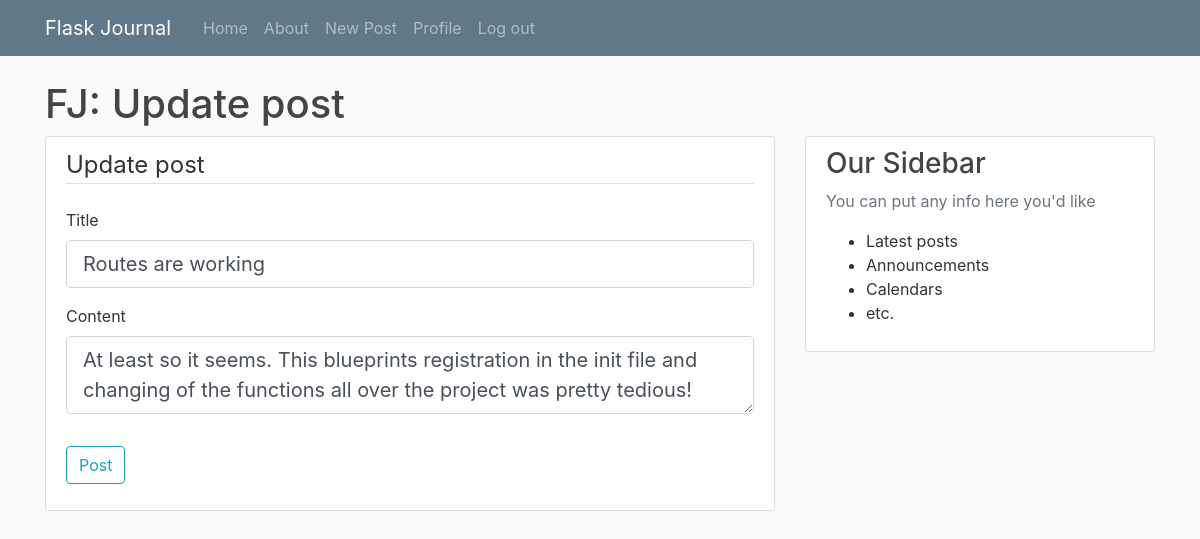
Page /post/13/update (signed in) on the committed database.
### flaskjournal/models.py (models this page shows, shortened)
class Post(db.Model):
	id = db.Column(db.Integer, primary_key=True)
	title = db.Column(db.String(100), nullable=False)
	date_posted = db.Column(db.DateTime, nullable=False, default=datetime.utcnow)
	content = db.Column(db.Text, nullable=False)
	user_id = db.Column(db.Integer, db.ForeignKey('user.id'), nullable=False)

### flaskjournal/posts/routes.py (the view)
@posts.route('/post/<int:post_id>/update', methods=['GET', 'POST'])
@login_required
def update_post(post_id):
	post = Post.query.get_or_404(post_id)
	if post.author != current_user:
		abort(403)
	form = PostForm()
	if form.validate_on_submit():
		post.title = form.title.data
		post.content = form.content.data
		db.session.commit()
		flash('Your post has been updated', 'success')
		return redirect(url_for('posts.post', post_id=post.id))
	elif request.method == 'GET':
		form.title.data = post.title
		form.content.data = post.content
	return render_template('create_post.html', title='Update post', form=form, legend='Update post')

### flaskjournal/posts/forms.py
class PostForm(FlaskForm):
	title = StringField('Title', validators=[DataRequired()])
	content = TextAreaField('Content', validators=[DataRequired()])
	submit = SubmitField('Post')

### flaskjournal/models.py (called while the page is built)
@login_manager.user_loader
def load_user(user_id):
	return User.query.get(int(user_id))

### flaskjournal/templates/create_post.html (shortened to what this page needs)
{% extends 'layout.html' %}
{% block maincontent %}
<section class="content-section">
	<form method="POST" action="">
		<fieldset class="form-group">
			<legend class="border-bottom mb-4">{{legend}}</legend>
			<div class="form-group">
				{{ form.title.label(class="form-control-label") }}
				{% if form.title.errors %}
					{{ form.title(class="form-control form-control-lg is-invalid") }}
					<div class="invalid-feedback">
						{% for error in form.title.errors %}
							<span>{{ error }}</span>
						{% endfor %}
					</div>
				{% else %}
					{{ form.title(class="form-control form-control-lg") }}
				{% endif %}
			</div>
			<div class="form-group">
				{{ form.content.label(class="form-control-label") }}
				{% if form.content.errors %}
					{{ form.content(class="form-control form-control-lg is-invalid") }}
					<div class="invalid-feedback">
						{% for error in form.content.errors %}
							<span>{{ error }}</span>
						{% endfor %}
					</div>
				{% else %}
					{{ form.content(class="form-control form-control-lg") }}
				{% endif %}
			</div>
		</fieldset>
		<div class="form-group">
			{{ form.submit(class="btn btn-outline-info") }}
		</div>
	</form>
</section>
{% endblock maincontent %}

### flaskjournal/static/main.css (style rules this page uses)
body { background: #fafafa; color: #333333; margin-top: 5rem; }
.content-section { background: #ffffff; padding: 10px 20px; border: 1px solid #dddddd; border-radius: 3px; margin-bottom: 20px; }

### rows in the picture
Post: title "Routes are working", content "At least so it seems. This blueprints registration in the init file and changing of the functions all over the project was pretty tedious!"

### other values in the picture
{{ title }} "Update post"
{{ legend }} "Update post"
